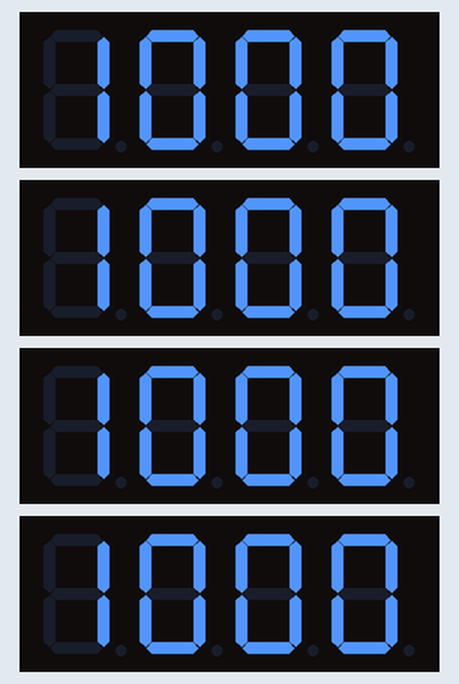
Simulated run of this program. Board: Raspberry Pi (BCM pin numbers). On the bench: 4 × 4-digit seven-segment display. Library files of the repository ran but are not shown: tm1637.py.

Above: at 0.01 s.
At 2.74 s:
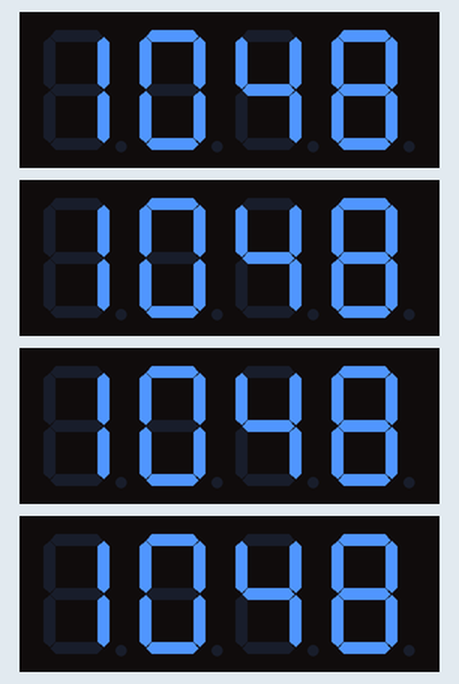
At 5.47 s:
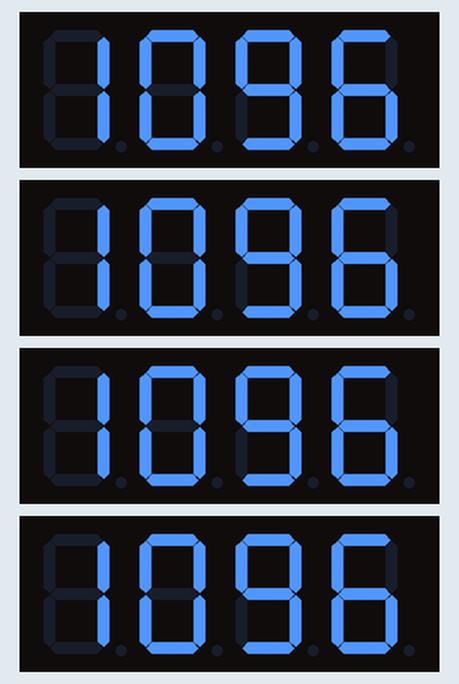
At 10.98 s:
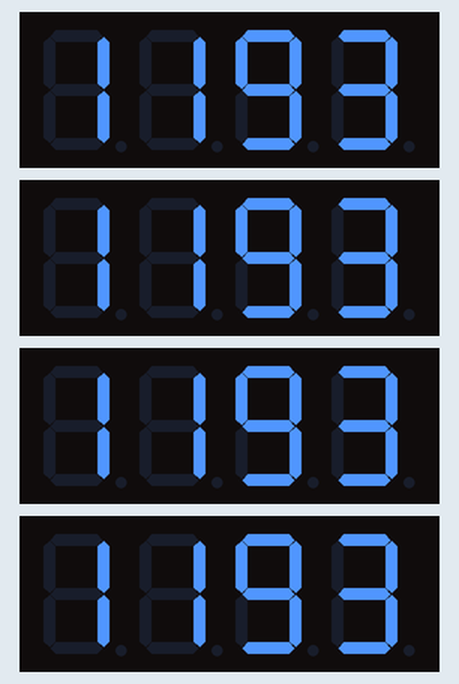
At 16.43 s:
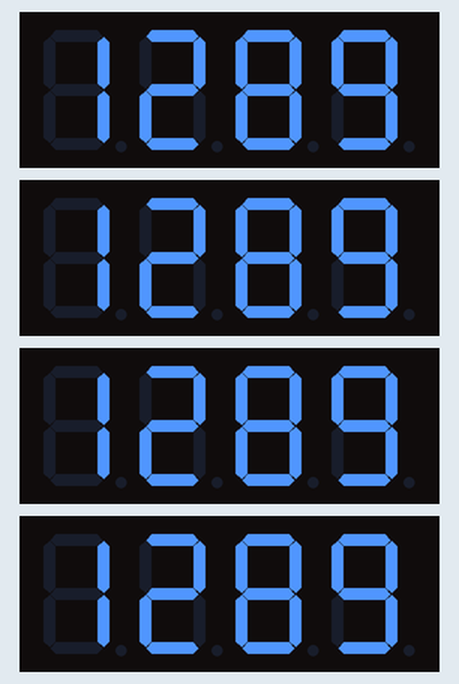
At 21.94 s:
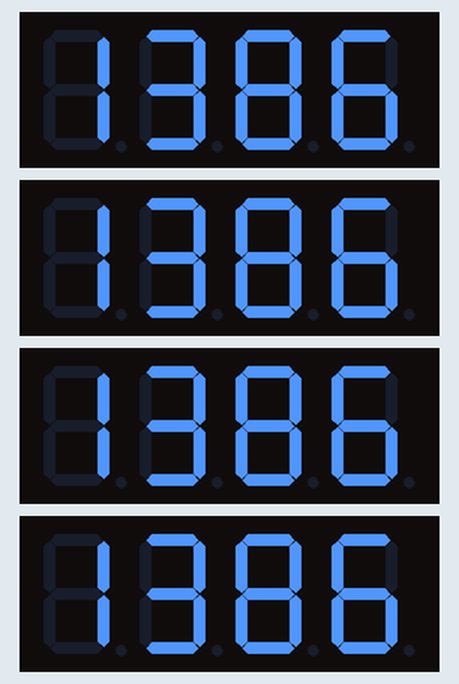

The program:

display.py
```python
#!/usr/bin/env python
# -*- coding: utf-8 -*-

from time import sleep
import tm1637
import signal

# Initialize the display (GND, VCC=3.3V, Example Pins are DIO-21 and CLK20)
# Do not use GPIO5 and GPIO6 for a display.
Display1 = tm1637.TM1637(CLK=13, DIO=12, brightness=1.0)
Display2 = tm1637.TM1637(CLK=19, DIO=16, brightness=1.0)
Display3 = tm1637.TM1637(CLK=26, DIO=20, brightness=1.0)
Display4 = tm1637.TM1637(CLK=21, DIO=22, brightness=1.0)

# Display.ShowDoublepoint(True)
Display1.SetBrightness(0.1)
Display2.SetBrightness(0.1)
Display3.SetBrightness(0.1)
Display4.SetBrightness(0.1)

def sigint_handler(signum, frame):
	Display1.Clear()
	Display2.Clear()
	Display3.Clear()
	Display4.cleanup()
	print("Exit Signal Recieved!")
	exit()

signal.signal(signal.SIGINT, sigint_handler)

def main():
	itime = 1000
	while (itime<10000):
  		digits=[int(tmp) for tmp in str(itime)]
  		Display1.Show(digits)
  		Display2.Show(digits)
  		Display3.Show(digits)
  		Display4.Show(digits)
  		sleep(.05)
  		itime=itime+1

if __name__=="__main__":
	main()
```
